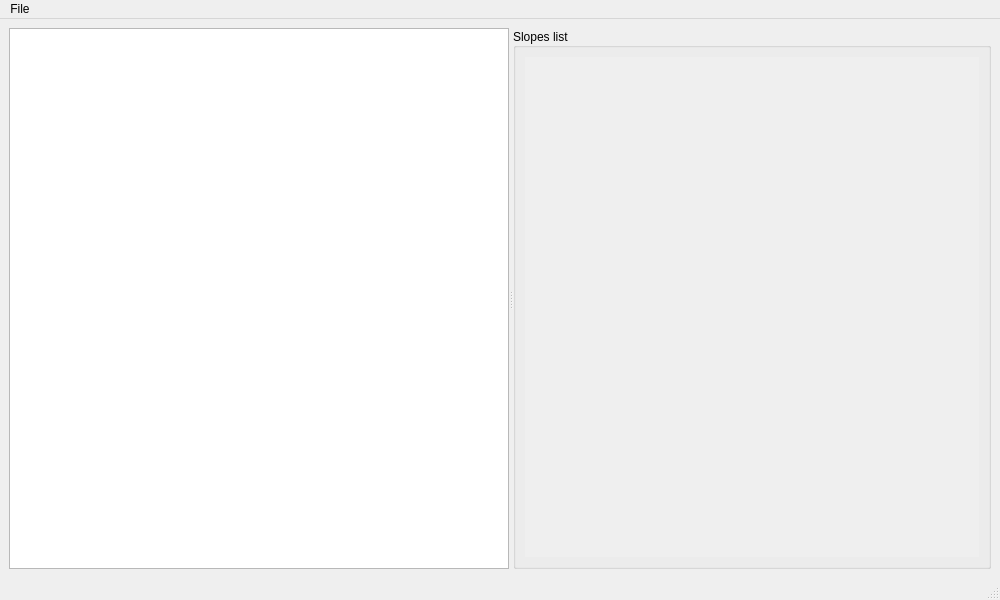
<?xml version="1.0" encoding="UTF-8"?>
<ui version="4.0">
 <class>MainWindow</class>
 <widget class="QMainWindow" name="MainWindow">
  <property name="geometry">
   <rect>
    <x>0</x>
    <y>0</y>
    <width>1000</width>
    <height>600</height>
   </rect>
  </property>
  <property name="sizePolicy">
   <sizepolicy hsizetype="Preferred" vsizetype="Preferred">
    <horstretch>0</horstretch>
    <verstretch>0</verstretch>
   </sizepolicy>
  </property>
  <property name="windowTitle">
   <string>MainWindow</string>
  </property>
  <widget class="QWidget" name="centralwidget">
   <layout class="QHBoxLayout" name="horizontalLayout" stretch="0">
    <item>
     <widget class="QSplitter" name="splitter">
      <property name="sizePolicy">
       <sizepolicy hsizetype="Expanding" vsizetype="Preferred">
        <horstretch>0</horstretch>
        <verstretch>0</verstretch>
       </sizepolicy>
      </property>
      <property name="orientation">
       <enum>Qt::Horizontal</enum>
      </property>
      <property name="opaqueResize">
       <bool>true</bool>
      </property>
      <property name="childrenCollapsible">
       <bool>false</bool>
      </property>
      <widget class="QTreeView" name="treeView">
       <property name="enabled">
        <bool>true</bool>
       </property>
       <property name="sizePolicy">
        <sizepolicy hsizetype="Preferred" vsizetype="Preferred">
         <horstretch>0</horstretch>
         <verstretch>0</verstretch>
        </sizepolicy>
       </property>
       <property name="minimumSize">
        <size>
         <width>0</width>
         <height>0</height>
        </size>
       </property>
       <property name="maximumSize">
        <size>
         <width>500</width>
         <height>16777215</height>
        </size>
       </property>
       <property name="baseSize">
        <size>
         <width>320</width>
         <height>0</height>
        </size>
       </property>
       <property name="cursor" stdset="0">
        <cursorShape>ArrowCursor</cursorShape>
       </property>
       <property name="lineWidth">
        <number>0</number>
       </property>
       <property name="autoScrollMargin">
        <number>16</number>
       </property>
       <property name="dragDropMode">
        <enum>QAbstractItemView::DragOnly</enum>
       </property>
       <attribute name="headerStretchLastSection">
        <bool>true</bool>
       </attribute>
      </widget>
      <widget class="QGroupBox" name="imageListBox">
       <property name="sizePolicy">
        <sizepolicy hsizetype="Preferred" vsizetype="Preferred">
         <horstretch>0</horstretch>
         <verstretch>0</verstretch>
        </sizepolicy>
       </property>
       <property name="sizeIncrement">
        <size>
         <width>0</width>
         <height>0</height>
        </size>
       </property>
       <property name="baseSize">
        <size>
         <width>0</width>
         <height>0</height>
        </size>
       </property>
       <property name="title">
        <string>Slopes list</string>
       </property>
       <property name="alignment">
        <set>Qt::AlignLeading|Qt::AlignLeft|Qt::AlignVCenter</set>
       </property>
       <property name="flat">
        <bool>false</bool>
       </property>
       <property name="checkable">
        <bool>false</bool>
       </property>
       <layout class="QHBoxLayout" name="horizontalLayout_2" stretch="0">
        <property name="sizeConstraint">
         <enum>QLayout::SetDefaultConstraint</enum>
        </property>
        <property name="leftMargin">
         <number>9</number>
        </property>
        <property name="topMargin">
         <number>9</number>
        </property>
        <item>
         <widget class="QScrollArea" name="scrollArea">
          <property name="sizePolicy">
           <sizepolicy hsizetype="Preferred" vsizetype="Preferred">
            <horstretch>0</horstretch>
            <verstretch>0</verstretch>
           </sizepolicy>
          </property>
          <property name="baseSize">
           <size>
            <width>0</width>
            <height>0</height>
           </size>
          </property>
          <property name="layoutDirection">
           <enum>Qt::LeftToRight</enum>
          </property>
          <property name="autoFillBackground">
           <bool>false</bool>
          </property>
          <property name="frameShape">
           <enum>QFrame::NoFrame</enum>
          </property>
          <property name="frameShadow">
           <enum>QFrame::Plain</enum>
          </property>
          <property name="widgetResizable">
           <bool>true</bool>
          </property>
          <property name="alignment">
           <set>Qt::AlignRight|Qt::AlignTrailing|Qt::AlignVCenter</set>
          </property>
          <widget class="QWidget" name="scrollAreaWidgetContents">
           <property name="geometry">
            <rect>
             <x>0</x>
             <y>0</y>
             <width>457</width>
             <height>508</height>
            </rect>
           </property>
           <property name="sizePolicy">
            <sizepolicy hsizetype="Expanding" vsizetype="Preferred">
             <horstretch>0</horstretch>
             <verstretch>0</verstretch>
            </sizepolicy>
           </property>
           <property name="contextMenuPolicy">
            <enum>Qt::DefaultContextMenu</enum>
           </property>
           <layout class="QGridLayout" name="gridLayout"/>
          </widget>
         </widget>
        </item>
       </layout>
      </widget>
     </widget>
    </item>
   </layout>
  </widget>
  <widget class="QMenuBar" name="menubar">
   <property name="geometry">
    <rect>
     <x>0</x>
     <y>0</y>
     <width>1000</width>
     <height>21</height>
    </rect>
   </property>
   <property name="nativeMenuBar">
    <bool>false</bool>
   </property>
   <widget class="QMenu" name="menuFile">
    <property name="title">
     <string>File</string>
    </property>
    <addaction name="separator"/>
    <addaction name="actionOpenDir"/>
    <addaction name="actionQuit"/>
   </widget>
   <addaction name="menuFile"/>
  </widget>
  <widget class="QStatusBar" name="slopesNumberBar"/>
  <action name="actionQuit">
   <property name="text">
    <string>Quit</string>
   </property>
  </action>
  <action name="actionOpenDir">
   <property name="text">
    <string>Open Directory ...</string>
   </property>
  </action>
 </widget>
 <resources/>
 <connections/>
</ui>
